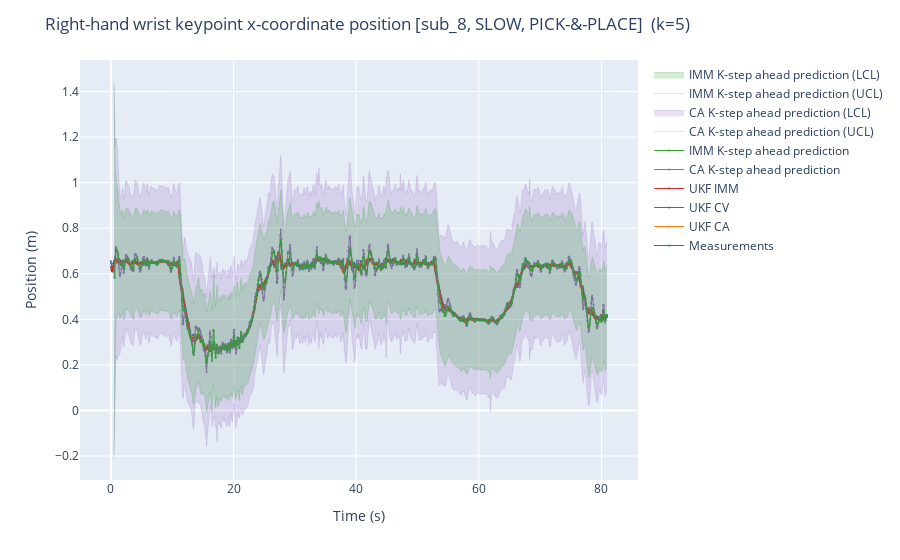

Notebook source saved alongside this figure:
### Code cell
subject = 'sub_8'
velocity = 'SLOW'
task = 'PICK-&-PLACE'
pred_horizon = 5
kpt = 4
dim = 'x'
dim_type = 'pos' # ['pos', 'vel', 'acc']
description = 'Right-hand wrist keypoint x-coordinate'
# description = "Neck keypoint y-coordinate"

plot_time_series(subject, velocity, task, kpt, dim, description, dim_type, k=pred_horizon)

### Figure 1 — Plotly figure (JSON) as saved in the notebook; plotly's stock layout.template omitted (floating-point values rounded to 4 significant figures; data arrays with more than 128 entries replaced by an {"elided": "..."} marker saying what was removed)
{"data": [{"hovertemplate": "<extra></extra>", "legendgroup": "", "line": {"color": "#636efa", "dash": "solid", "width": 1}, "marker": {"size": 2, "symbol": "circle"}, "mode": "lines", "name": "", "orientation": "v", "showlegend": false, "type": "scatter", "xaxis": "x", "yaxis": "y"}, {"line": {"color": "rgb(31, 119, 180)", "width": 1}, "marker": {"size": 2}, "mode": "lines+markers", "name": "Measurements", "type": "scatter", "x": {"elided": "1994 float values"}, "y": {"elided": "1994 float values"}}, {"line": {"color": "rgb(255, 127, 14)", "width": 1}, "marker": {"size": 2}, "mode": "lines+markers", "name": "UKF CA", "type": "scatter", "x": {"elided": "810 float values"}, "y": {"elided": "810 float values"}}, {"line": {"color": "rgb(140, 86, 75)", "width": 1}, "marker": {"size": 2}, "mode": "lines+markers", "name": "UKF CV", "type": "scatter", "x": {"elided": "810 float values"}, "y": {"elided": "810 float values"}}, {"line": {"color": "rgb(214, 39, 40)", "width": 1}, "marker": {"size": 2}, "mode": "lines+markers", "name": "UKF IMM", "type": "scatter", "x": {"elided": "810 float values"}, "y": {"elided": "810 float values"}}, {"line": {"color": "rgb(148, 103, 189)", "width": 1}, "marker": {"size": 2}, "mode": "lines+markers", "name": "CA K-step ahead prediction", "type": "scatter", "x": {"elided": "810 float values"}, "y": {"elided": "810 float values"}}, {"line": {"color": "rgb(44, 160, 44)", "width": 1}, "marker": {"size": 2}, "mode": "lines+markers", "name": "IMM K-step ahead prediction", "type": "scatter", "x": {"elided": "810 float values"}, "y": {"elided": "810 float values"}}, {"fillcolor": "rgba(148, 103, 189, 0.2)", "line": {"width": 1}, "marker": {"color": "rgba(148, 103, 189, 0.2)", "size": 2}, "mode": "lines", "name": "CA K-step ahead prediction (UCL)", "type": "scatter", "x": {"elided": "810 float values"}, "y": {"elided": "810 float values"}}, {"fill": "tonexty", "fillcolor": "rgba(148, 103, 189, 0.2)", "line": {"width": 1}, "marker": {"color": "rgba(148, 103, 189, 0.2)", "size": 2}, "mode": "lines", "name": "CA K-step ahead prediction (LCL)", "type": "scatter", "x": {"elided": "810 float values"}, "y": {"elided": "810 float values"}}, {"fillcolor": "rgba(44, 160, 44, 0.2)", "line": {"width": 1}, "marker": {"color": "rgba(44, 160, 44, 0.2)", "size": 2}, "mode": "lines", "name": "IMM K-step ahead prediction (UCL)", "type": "scatter", "x": {"elided": "810 float values"}, "y": {"elided": "810 float values"}}, {"fill": "tonexty", "fillcolor": "rgba(44, 160, 44, 0.2)", "line": {"width": 1}, "marker": {"color": "rgba(44, 160, 44, 0.2)", "size": 2}, "mode": "lines", "name": "IMM K-step ahead prediction (LCL)", "type": "scatter", "x": {"elided": "810 float values"}, "y": {"elided": "810 float values"}}], "layout": {"hovermode": "x", "legend": {"tracegroupgap": 0}, "margin": {"t": 60}, "title": {"text": "Right-hand wrist keypoint x-coordinate position [sub_8, SLOW, PICK-&-PLACE]  (k=5)"}, "xaxis": {"anchor": "y", "domain": [0, 1], "title": {"text": "Time (s)"}}, "yaxis": {"anchor": "x", "domain": [0, 1], "title": {"text": "Position (m)"}}}}
